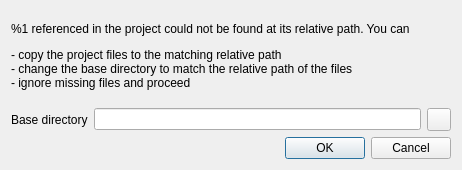
<?xml version="1.0" encoding="UTF-8"?>
<ui version="4.0">
 <class>gams::studio::path::PathRequest</class>
 <widget class="QDialog" name="gams::studio::path::PathRequest">
  <property name="geometry">
   <rect>
    <x>0</x>
    <y>0</y>
    <width>462</width>
    <height>170</height>
   </rect>
  </property>
  <property name="windowTitle">
   <string>Dialog</string>
  </property>
  <layout class="QVBoxLayout" name="verticalLayout">
   <item>
    <widget class="QWidget" name="widget" native="true">
     <layout class="QGridLayout" name="gridLayout">
      <property name="leftMargin">
       <number>0</number>
      </property>
      <property name="topMargin">
       <number>0</number>
      </property>
      <property name="rightMargin">
       <number>0</number>
      </property>
      <property name="bottomMargin">
       <number>0</number>
      </property>
      <item row="1" column="0">
       <widget class="QLabel" name="laBaseDir">
        <property name="text">
         <string>Base directory</string>
        </property>
       </widget>
      </item>
      <item row="0" column="0" colspan="2">
       <widget class="QLabel" name="laText">
        <property name="text">
         <string>&lt;html&gt;&lt;head/&gt;&lt;body&gt;&lt;p&gt;%1 referenced in the project could not be found at its relative path. You can&lt;/p&gt;&lt;p&gt;- copy the project files to the matching relative path&lt;br/&gt;- change the base directory to match the relative path of the files&lt;br/&gt;- ignore missing files and proceed&lt;/p&gt;&lt;/body&gt;&lt;/html&gt;</string>
        </property>
        <property name="wordWrap">
         <bool>true</bool>
        </property>
       </widget>
      </item>
      <item row="1" column="1">
       <widget class="QLineEdit" name="edBaseDir"/>
      </item>
      <item row="1" column="2">
       <widget class="QToolButton" name="bDir">
        <property name="text">
         <string/>
        </property>
        <property name="icon">
         <iconset resource="../../icons/icons.qrc">
          <normaloff>:/solid/folder-open-bw</normaloff>:/solid/folder-open-bw</iconset>
        </property>
       </widget>
      </item>
      <item row="2" column="1" colspan="2">
       <widget class="QDialogButtonBox" name="buttonBox">
        <property name="orientation">
         <enum>Qt::Horizontal</enum>
        </property>
        <property name="standardButtons">
         <set>QDialogButtonBox::Cancel|QDialogButtonBox::Ok</set>
        </property>
       </widget>
      </item>
     </layout>
    </widget>
   </item>
  </layout>
 </widget>
 <resources>
  <include location="../../icons/icons.qrc"/>
 </resources>
 <connections>
  <connection>
   <sender>buttonBox</sender>
   <signal>accepted()</signal>
   <receiver>gams::studio::path::PathRequest</receiver>
   <slot>accept()</slot>
   <hints>
    <hint type="sourcelabel">
     <x>257</x>
     <y>160</y>
    </hint>
    <hint type="destinationlabel">
     <x>157</x>
     <y>274</y>
    </hint>
   </hints>
  </connection>
  <connection>
   <sender>buttonBox</sender>
   <signal>rejected()</signal>
   <receiver>gams::studio::path::PathRequest</receiver>
   <slot>reject()</slot>
   <hints>
    <hint type="sourcelabel">
     <x>325</x>
     <y>160</y>
    </hint>
    <hint type="destinationlabel">
     <x>286</x>
     <y>274</y>
    </hint>
   </hints>
  </connection>
 </connections>
</ui>
